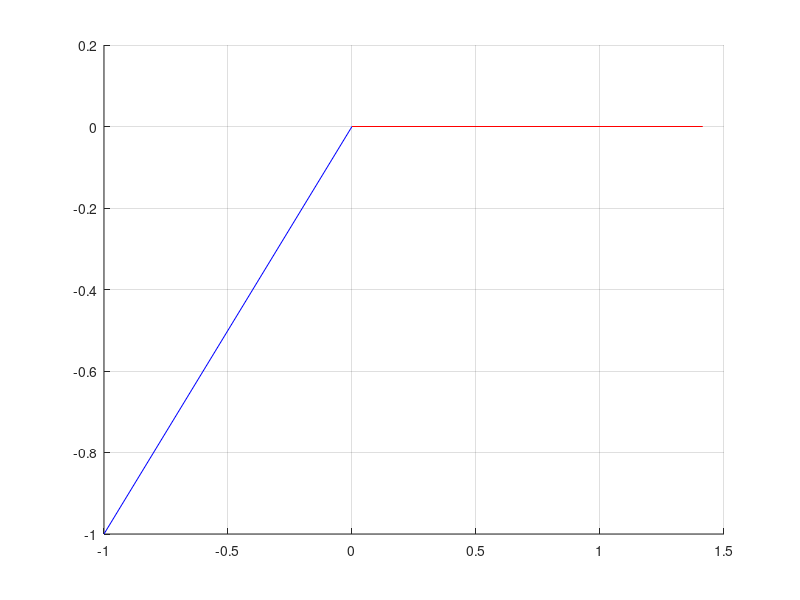

Recreate this plot in MATLAB.
close all; clear all; clc;
pos_c = [1 1]';
pos   = [2 2]';

delta_pos = pos_c - pos;

psi_c = pi+pi/4;

R = [cos(psi_c) -sin(psi_c);
     sin(psi_c)  cos(psi_c)];


delta_pos_r = R' * delta_pos;

%% Plot 

hold on; grid on;

plot([0 delta_pos(1)], [0 delta_pos(2)], 'b');

plot([0 delta_pos_r(1)], [0 delta_pos_r(2)], 'r');

plot([])